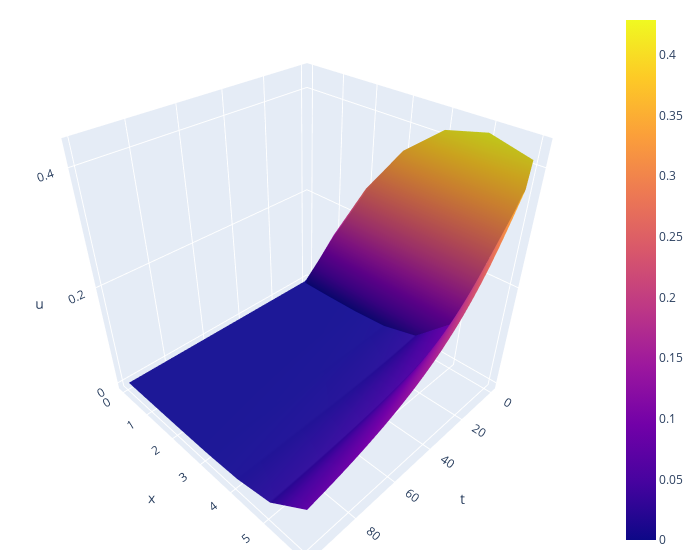

This figure's notebook cell:
### Markdown cell above
Построим 3Д график численного решения:

### Code cell
plot_3d(num_sol(7, 100, 1, 1, 1))

### Figure 1 — Plotly figure (JSON) as saved in the notebook; plotly's stock layout.template omitted (floating-point values rounded to 4 significant figures; data arrays with more than 128 entries replaced by an {"elided": "..."} marker saying what was removed)
{"data": [{"type": "surface", "z": {"elided": "7x100 float values"}}], "layout": {"margin": {"b": 10, "l": 10, "r": 20, "t": 10}, "scene": {"xaxis": {"title": {"text": "t"}}, "yaxis": {"title": {"text": "x"}}, "zaxis": {"title": {"text": "u"}}}, "width": 700}}
